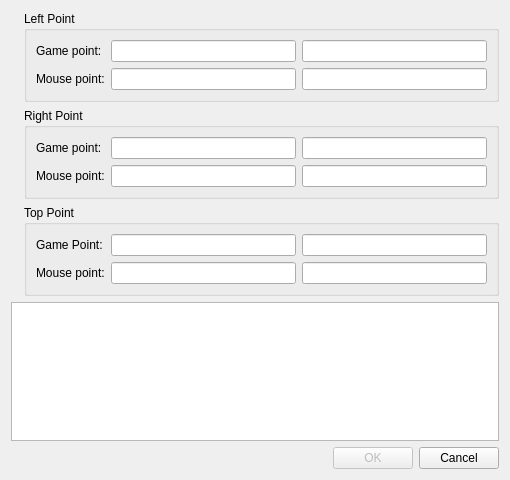
<?xml version="1.0" encoding="UTF-8"?>
<ui version="4.0">
 <class>MapSetup</class>
 <widget class="QWidget" name="MapSetup">
  <property name="geometry">
   <rect>
    <x>0</x>
    <y>0</y>
    <width>510</width>
    <height>480</height>
   </rect>
  </property>
  <property name="minimumSize">
   <size>
    <width>510</width>
    <height>480</height>
   </size>
  </property>
  <property name="maximumSize">
   <size>
    <width>510</width>
    <height>480</height>
   </size>
  </property>
  <property name="windowTitle">
   <string>Setup Current Map</string>
  </property>
  <property name="windowIcon">
   <iconset resource="resource.qrc">
    <normaloff>:/image/fish.png</normaloff>:/image/fish.png</iconset>
  </property>
  <layout class="QGridLayout" name="gridLayout_4">
   <item row="0" column="0" colspan="3">
    <layout class="QHBoxLayout" name="horizontalLayout_3">
     <item>
      <widget class="QLabel" name="labelImageManual">
       <property name="sizePolicy">
        <sizepolicy hsizetype="Preferred" vsizetype="Preferred">
         <horstretch>0</horstretch>
         <verstretch>0</verstretch>
        </sizepolicy>
       </property>
       <property name="text">
        <string/>
       </property>
       <property name="pixmap">
        <pixmap resource="resource.qrc">:/image/cell.png</pixmap>
       </property>
       <property name="alignment">
        <set>Qt::AlignLeading|Qt::AlignLeft|Qt::AlignTop</set>
       </property>
      </widget>
     </item>
     <item>
      <layout class="QVBoxLayout" name="verticalLayout">
       <item>
        <widget class="QGroupBox" name="groupBoxLeftPoint">
         <property name="title">
          <string>Left Point</string>
         </property>
         <layout class="QGridLayout" name="gridLayout">
          <item row="0" column="0">
           <widget class="QLabel" name="labelLeftGamePoint">
            <property name="text">
             <string>Game point:</string>
            </property>
           </widget>
          </item>
          <item row="1" column="0">
           <widget class="QLabel" name="labelLeftMousePoint">
            <property name="text">
             <string>Mouse point:</string>
            </property>
           </widget>
          </item>
          <item row="1" column="1">
           <widget class="QLineEdit" name="leftMousePointX">
            <property name="inputMethodHints">
             <set>Qt::ImhDigitsOnly</set>
            </property>
            <property name="maxLength">
             <number>32767</number>
            </property>
            <property name="alignment">
             <set>Qt::AlignCenter</set>
            </property>
           </widget>
          </item>
          <item row="1" column="2">
           <widget class="QLineEdit" name="leftMousePointY">
            <property name="inputMethodHints">
             <set>Qt::ImhDigitsOnly</set>
            </property>
            <property name="maxLength">
             <number>32767</number>
            </property>
            <property name="alignment">
             <set>Qt::AlignCenter</set>
            </property>
           </widget>
          </item>
          <item row="0" column="1">
           <widget class="QLineEdit" name="leftGamePointY">
            <property name="sizePolicy">
             <sizepolicy hsizetype="Expanding" vsizetype="Fixed">
              <horstretch>0</horstretch>
              <verstretch>0</verstretch>
             </sizepolicy>
            </property>
            <property name="inputMethodHints">
             <set>Qt::ImhDigitsOnly</set>
            </property>
            <property name="maxLength">
             <number>32767</number>
            </property>
            <property name="alignment">
             <set>Qt::AlignCenter</set>
            </property>
           </widget>
          </item>
          <item row="0" column="2">
           <widget class="QLineEdit" name="leftGamePointX">
            <property name="sizePolicy">
             <sizepolicy hsizetype="Expanding" vsizetype="Fixed">
              <horstretch>0</horstretch>
              <verstretch>0</verstretch>
             </sizepolicy>
            </property>
            <property name="inputMethodHints">
             <set>Qt::ImhDigitsOnly</set>
            </property>
            <property name="maxLength">
             <number>32767</number>
            </property>
            <property name="alignment">
             <set>Qt::AlignCenter</set>
            </property>
           </widget>
          </item>
         </layout>
        </widget>
       </item>
       <item>
        <widget class="QGroupBox" name="groupBoxRightPoint">
         <property name="title">
          <string>Right Point</string>
         </property>
         <layout class="QGridLayout" name="gridLayout_2">
          <item row="0" column="0">
           <widget class="QLabel" name="labelRightGamePoint">
            <property name="text">
             <string>Game point:</string>
            </property>
           </widget>
          </item>
          <item row="0" column="1">
           <widget class="QLineEdit" name="rightGamePointY">
            <property name="inputMethodHints">
             <set>Qt::ImhDigitsOnly</set>
            </property>
            <property name="maxLength">
             <number>32767</number>
            </property>
            <property name="alignment">
             <set>Qt::AlignCenter</set>
            </property>
           </widget>
          </item>
          <item row="0" column="2">
           <widget class="QLineEdit" name="rightGamePointX">
            <property name="inputMethodHints">
             <set>Qt::ImhDigitsOnly</set>
            </property>
            <property name="maxLength">
             <number>32767</number>
            </property>
            <property name="alignment">
             <set>Qt::AlignCenter</set>
            </property>
           </widget>
          </item>
          <item row="1" column="0">
           <widget class="QLabel" name="labelRightMousePoint">
            <property name="text">
             <string>Mouse point:</string>
            </property>
           </widget>
          </item>
          <item row="1" column="1">
           <widget class="QLineEdit" name="rightMousePointX">
            <property name="inputMethodHints">
             <set>Qt::ImhDigitsOnly</set>
            </property>
            <property name="maxLength">
             <number>32767</number>
            </property>
            <property name="alignment">
             <set>Qt::AlignCenter</set>
            </property>
           </widget>
          </item>
          <item row="1" column="2">
           <widget class="QLineEdit" name="rightMousePointY">
            <property name="inputMethodHints">
             <set>Qt::ImhDigitsOnly</set>
            </property>
            <property name="maxLength">
             <number>32767</number>
            </property>
            <property name="alignment">
             <set>Qt::AlignCenter</set>
            </property>
           </widget>
          </item>
         </layout>
        </widget>
       </item>
       <item>
        <widget class="QGroupBox" name="groupBoxTopPoint">
         <property name="title">
          <string>Top Point</string>
         </property>
         <layout class="QGridLayout" name="gridLayout_3">
          <item row="0" column="0">
           <widget class="QLabel" name="labelTopGamePoint">
            <property name="text">
             <string>Game Point:</string>
            </property>
           </widget>
          </item>
          <item row="0" column="1">
           <widget class="QLineEdit" name="topGamePointY">
            <property name="inputMethodHints">
             <set>Qt::ImhDigitsOnly</set>
            </property>
            <property name="maxLength">
             <number>32767</number>
            </property>
            <property name="alignment">
             <set>Qt::AlignCenter</set>
            </property>
           </widget>
          </item>
          <item row="0" column="2">
           <widget class="QLineEdit" name="topGamePointX">
            <property name="inputMethodHints">
             <set>Qt::ImhDigitsOnly</set>
            </property>
            <property name="maxLength">
             <number>32767</number>
            </property>
            <property name="alignment">
             <set>Qt::AlignCenter</set>
            </property>
           </widget>
          </item>
          <item row="1" column="0">
           <widget class="QLabel" name="labelTopMousePoint">
            <property name="text">
             <string>Mouse point:</string>
            </property>
           </widget>
          </item>
          <item row="1" column="1">
           <widget class="QLineEdit" name="topMousePointX">
            <property name="inputMethodHints">
             <set>Qt::ImhDigitsOnly</set>
            </property>
            <property name="maxLength">
             <number>32767</number>
            </property>
            <property name="alignment">
             <set>Qt::AlignCenter</set>
            </property>
           </widget>
          </item>
          <item row="1" column="2">
           <widget class="QLineEdit" name="topMousePointY">
            <property name="inputMethodHints">
             <set>Qt::ImhDigitsOnly</set>
            </property>
            <property name="maxLength">
             <number>32767</number>
            </property>
            <property name="alignment">
             <set>Qt::AlignCenter</set>
            </property>
           </widget>
          </item>
         </layout>
        </widget>
       </item>
      </layout>
     </item>
    </layout>
   </item>
   <item row="1" column="0" colspan="3">
    <widget class="QTextBrowser" name="textBrowserManual"/>
   </item>
   <item row="2" column="0">
    <layout class="QHBoxLayout" name="horizontalLayout"/>
   </item>
   <item row="2" column="1">
    <spacer name="horizontalSpacer">
     <property name="orientation">
      <enum>Qt::Horizontal</enum>
     </property>
     <property name="sizeHint" stdset="0">
      <size>
       <width>104</width>
       <height>20</height>
      </size>
     </property>
    </spacer>
   </item>
   <item row="2" column="2">
    <layout class="QHBoxLayout" name="horizontalLayout_2">
     <item>
      <widget class="QPushButton" name="pushButtonOK">
       <property name="enabled">
        <bool>false</bool>
       </property>
       <property name="text">
        <string>OK</string>
       </property>
      </widget>
     </item>
     <item>
      <widget class="QPushButton" name="pushButtonCancel">
       <property name="text">
        <string>Cancel</string>
       </property>
      </widget>
     </item>
    </layout>
   </item>
  </layout>
 </widget>
 <resources>
  <include location="resource.qrc"/>
 </resources>
 <connections>
  <connection>
   <sender>pushButtonCancel</sender>
   <signal>clicked()</signal>
   <receiver>MapSetup</receiver>
   <slot>close()</slot>
   <hints>
    <hint type="sourcelabel">
     <x>423</x>
     <y>420</y>
    </hint>
    <hint type="destinationlabel">
     <x>236</x>
     <y>221</y>
    </hint>
   </hints>
  </connection>
 </connections>
</ui>
